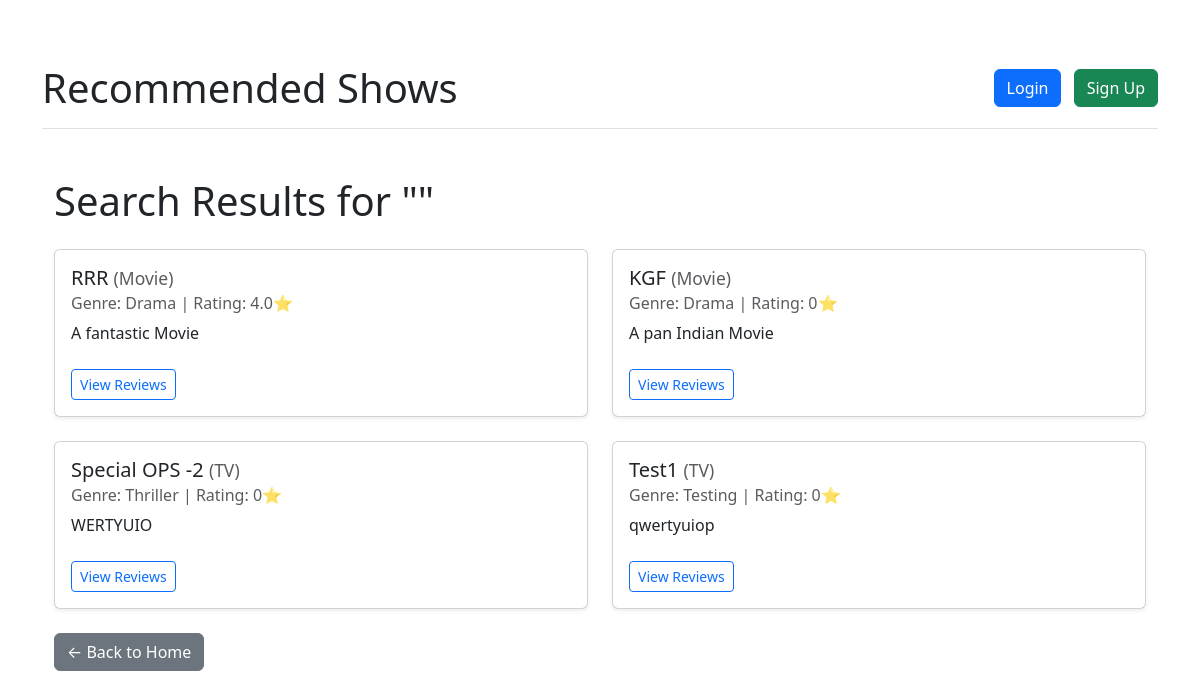
The app's page /search/ with its own data.
### Recommendation/models.py (models this page shows, shortened)
class Show(models.Model):
    SHOW_TYPE_CHOICES = (
        ('Movie', 'Movie'),
        ('TV', 'TV Show'),
    )
    title = models.CharField(max_length=200)
    description = models.TextField()
    genre = models.CharField(max_length=100)
    show_type = models.CharField(max_length=10, choices=SHOW_TYPE_CHOICES)
    def average_rating(self):
        reviews = self.review_set.all()
        if reviews.exists():
            return round(sum(r.rating for r in reviews) / reviews.count(), 1)
        return 0

class Review(models.Model):
    user = models.ForeignKey(User, on_delete=models.CASCADE)
    show = models.ForeignKey(Show, on_delete=models.CASCADE)
    review_text = models.TextField()
    rating = models.PositiveSmallIntegerField(default=1)
    created_at = models.DateTimeField(auto_now_add=True)
    class Meta:
        unique_together = ('user', 'show')

### Recommendation/views.py (the view)
# urls.py: path('search/', views.search, name='search'),
def search(request):
    query = request.GET.get('q', '')
    category = request.GET.get('category', 'all')
    if query:
        if category == 'title':
            shows = Show.objects.filter(title__icontains=query)
        elif category == 'genre':
            shows = Show.objects.filter(genre__icontains=query)
        else:  # all
            shows = Show.objects.filter(
                Q(title__icontains=query) |
                Q(genre__icontains=query)
            )
    else:
        shows = Show.objects.all()
    return render(request, 'recommendations/search_results.html', {
        'shows': shows,
        'query': query,
        'category': category
    })

### Recommendation/templates/recommendations/search_results.html
{% extends 'recommendations/base.html' %}
{% block content %}
<div class="container mt-5">
    <h1 class="mb-4">Search Results for "<strong>{{ query }}</strong>"</h1>
    {% if shows %}
        <div class="row row-cols-1 row-cols-md-2 g-4">
            {% for show in shows %}
                <div class="col">
                    <div class="card h-100 shadow-sm">
                        <div class="card-body">
                            <h5 class="card-title">
                                {{ show.title }}
                                <small class="text-muted">({{ show.show_type }})</small>
                            </h5>
                            <h6 class="card-subtitle mb-2 text-muted">
                                Genre: {{ show.genre }} | Rating: {{ show.average_rating }}⭐
                            </h6>
                            <p class="card-text">{{ show.description|truncatewords:20 }}</p>
                            <a href="{% url 'view_reviews' show.id %}" class="btn btn-sm btn-outline-primary mt-2">View Reviews</a>
                        </div>
                    </div>
                </div>
            {% endfor %}
        </div>
    {% else %}
        <p class="text-muted">No results found for your search.</p>
    {% endif %}
    <a href="{% url 'home' %}" class="btn btn-secondary mt-4">← Back to Home</a>
</div>
{% endblock %}

### Recommendation/templates/recommendations/base.html (shortened to what this page needs)
<!DOCTYPE html>
<html>
<head>
    <link href="https://cdn.jsdelivr.net/npm/bootstrap@5.3.0/dist/css/bootstrap.min.css" rel="stylesheet">
</head>
<body class="container mt-5">
    <div class="sticky-header">
        <div class="d-flex justify-content-between align-items-center">
            <h1 class="mb-0"><a href="{% url 'home' %}" class="text-decoration-none text-dark">Recommended Shows</a></h1>
            <div>
                {% if user.is_authenticated %}
                    <span class="me-3" style="color: black;">Welcome, {{ user.username }}</span>
                    <a href="/logout/" class="btn btn-danger">Logout</a>
                {% else %}
                    <a href="/login/" class="btn btn-primary me-2">Login</a>
                    <a href="/signup/" class="btn btn-success">Sign Up</a>
                {% endif %}
            </div>
        </div>
    </div>
    {% block content %}
    {% endblock %}
</body>
</html>

### Recommendation/templates/recommendations/base.html (style rules this page uses)
.sticky-header { position: sticky; top: 0; z-index: 1030; background-color: white; padding: 1rem 0; border-bottom: 1px solid #dee2e6; }

### records on screen
Show: title "RRR", show_type "Movie", genre "Drama", average_rating "4.0", description "A fantastic Movie"
Show: title "KGF", show_type "Movie", genre "Drama", average_rating "0", description "A pan Indian Movie"
Show: title "Special OPS -2", show_type "TV", genre "Thriller", average_rating "0", description "WERTYUIO"
Show: title "Test1", show_type "TV", genre "Testing", average_rating "0", description "qwertyuiop"
